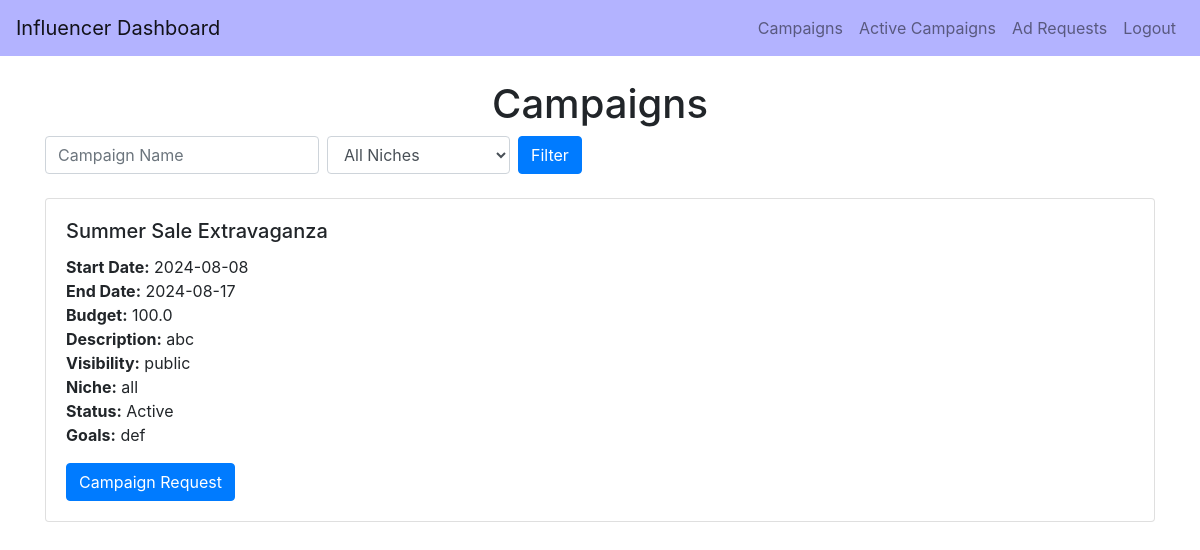
Page /influencer_campaigns/google_admin on the committed database.
### backend/models.py (models this page shows)
class Campaign(db.Model):
    __tablename__ = 'campaign'
    id = db.Column(db.Integer, primary_key=True)
    name = db.Column(db.String(100), nullable=False)
    description = db.Column(db.Text, nullable=False)
    start_date = db.Column(db.Date, nullable=False)
    end_date = db.Column(db.Date, nullable=False)
    budget = db.Column(db.Float, nullable=False)
    visibility = db.Column(db.String(10), nullable=False)  # public, private
    goals = db.Column(db.Text, nullable=False)
    niche = db.Column(db.String(50), nullable=False)
    status = db.Column(db.String(10), nullable=False)
    flagged = db.Column(db.Boolean, default=False, nullable=False)
    user_id = db.Column(db.Integer, db.ForeignKey('user.id'), nullable=False)
    ad_requests = db.relationship('AdRequest', backref='campaigns_ad_requests')
    campaign_requests = db.relationship('CampaignRequest', backref='campaign_campaign_requests')

### backend/controller.py (the view)
@app.route('/influencer_campaigns/<username>', methods=['GET'])
def influencer_campaigns(username):
    user = User.query.filter_by(username=username).first()
    current_influencer = Influencer.query.filter_by(user_id=user.id).first()
    name_filter = request.args.get('name', '')
    niche_filter = request.args.get('niche', '')
    campaigns = Campaign.query.all()
    filtered_campaigns = []
    for campaign in campaigns:
        if campaign.visibility == 'public':
            filtered_campaigns.append(campaign)
        elif campaign.visibility == 'private' and campaign.niche == current_influencer.niche:
            filtered_campaigns.append(campaign)
    if name_filter:
        filtered_campaigns = [c for c in filtered_campaigns if name_filter.lower() in c.name.lower()]
    if niche_filter:
        filtered_campaigns = [c for c in filtered_campaigns if c.niche == niche_filter]
    return render_template('influencer_campaigns.html',
                           username=username,
                           campaigns=filtered_campaigns)

### templates/influencer_campaigns.html (shortened to what this page needs)
<!DOCTYPE html>
<html lang="en">
<head>
    <link href="https://stackpath.bootstrapcdn.com/bootstrap/4.5.2/css/bootstrap.min.css" rel="stylesheet">
</head>
<body>
<nav class="navbar navbar-expand-lg navbar-light" style="background-color: #b3b3ff;">
    <a class="navbar-brand" href="{{ url_for('influencer_dashboard', username=username) }}">Influencer Dashboard</a>
    <div class="collapse navbar-collapse">
        <ul class="navbar-nav ml-auto">
            <li class="nav-item">
                <a class="nav-link" href="{{ url_for('influencer_campaigns', username=username) }}">Campaigns</a>
            </li>
            <li class="nav-item">
                <a class="nav-link" href="{{ url_for('active_campaigns', username=username) }}">Active Campaigns</a>
            </li>
            <li class="nav-item">
                <a class="nav-link" href="#">Ad Requests</a>
            </li>
            <li class="nav-item">
                <a class="nav-link" href="{{ url_for('logout') }}">Logout</a>
            </li>
        </ul>
    </div>
</nav>
<div class="container mt-4">
    <h1 class="text-center">Campaigns</h1>
    <form class="form-inline mb-4" method="GET" action="{{ url_for('influencer_campaigns', username=username) }}">
        <input class="form-control mr-2" type="text" name="name" placeholder="Campaign Name" value="{{ request.args.get('name', '') }}">
        <select class="form-control mr-2" name="niche">
            <option value="">All Niches</option>
        </select>
        <button class="btn btn-primary" type="submit">Filter</button>
    </form>
    <div class="row">
        {% if campaigns %}
            {% for campaign in campaigns %}
                <div class="col-12 mb-4">
                    <div class="card">
                        <div class="card-body">
                            <h5 class="card-title">{{ campaign.name }}</h5>
                            <p class="card-text">
                                <strong>Start Date:</strong> {{ campaign.start_date }}<br>
                                <strong>End Date:</strong> {{ campaign.end_date }}<br>
                                <strong>Budget:</strong> {{ campaign.budget }}<br>
                                <strong>Description:</strong> {{ campaign.description }}<br>
                                <strong>Visibility:</strong> {{ campaign.visibility }}<br>
                                <strong>Niche:</strong> {{ campaign.niche }}<br>
                                <strong>Status:</strong> {{ campaign.status }}<br>
                                <strong>Goals:</strong> {{ campaign.goals }}<br>
                            </p>
                            <button class="btn btn-primary" data-toggle="modal" data-target="#campaignRequestModal" data-campaign-id="{{ campaign.id }}">Campaign Request</button>
                        </div>
                    </div>
                </div>
            {% endfor %}
        {% else %}
            <p>No campaigns found.</p>
        {% endif %}
    </div>
</div>
</body>
</html>

### rows in the picture
Campaign: name "Summer Sale Extravaganza", start_date "2024-08-08", end_date "2024-08-17", budget "100.0", description "abc", visibility "public", niche "all", status "Active", goals "def"
